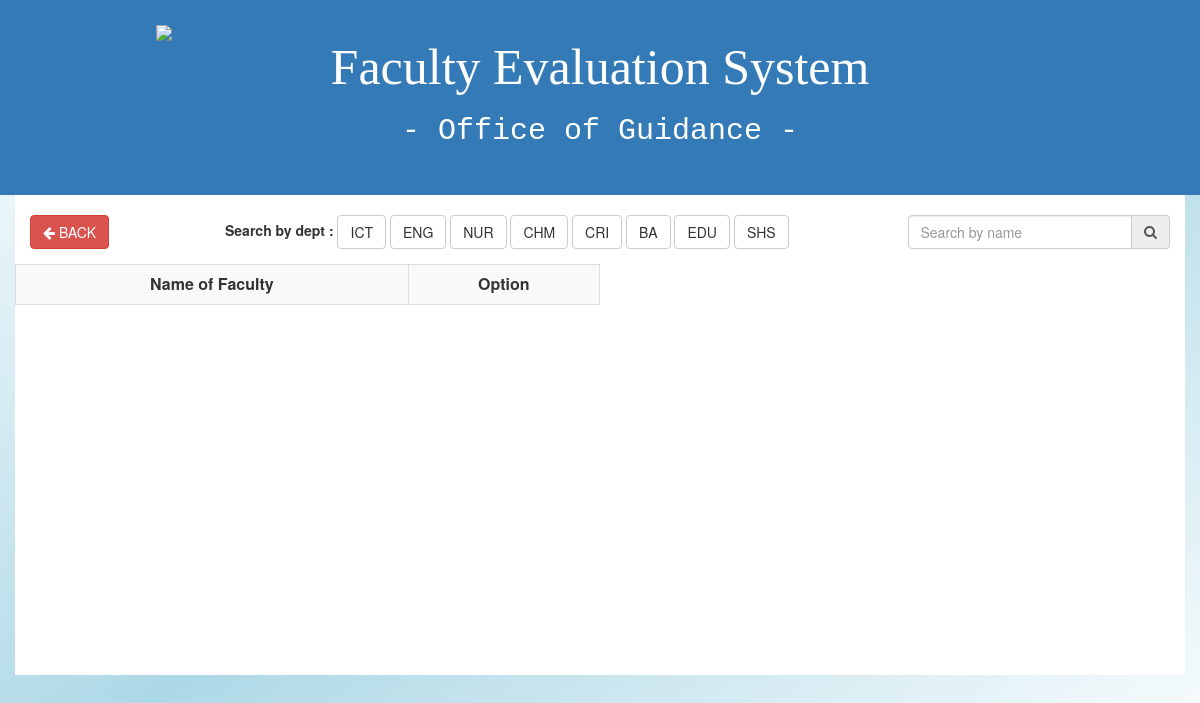
The app's page /comments.php, older data.
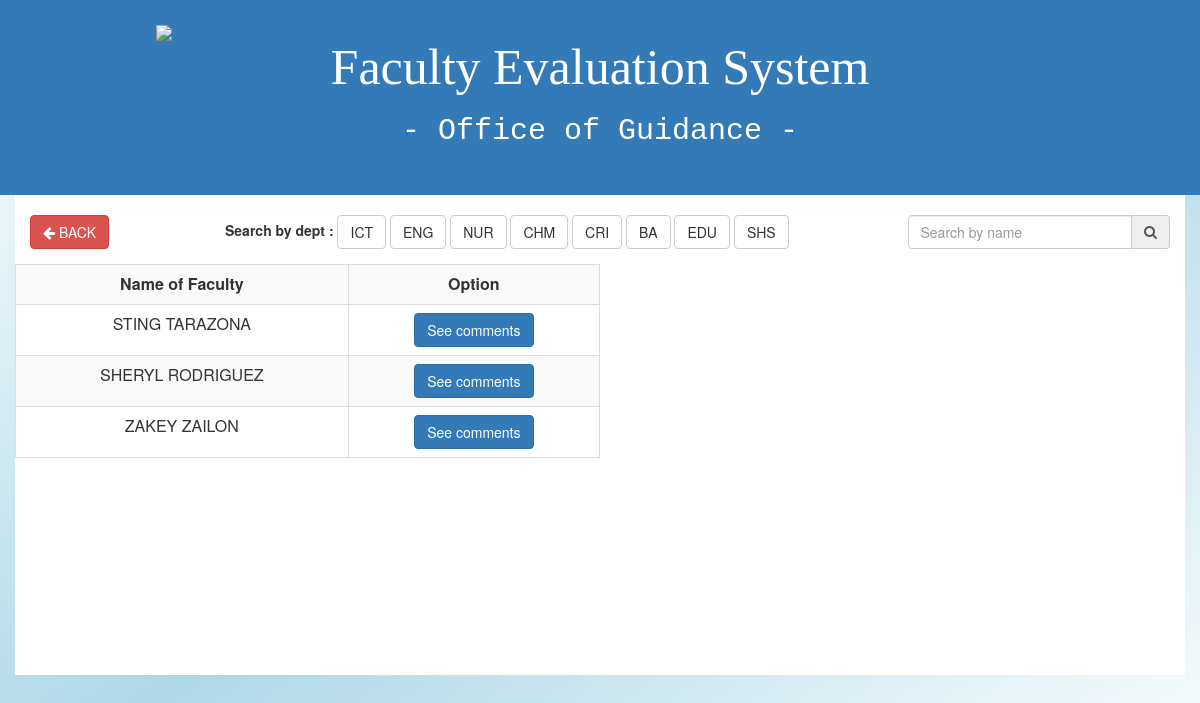
The same page, newer data.
### tables this page shows
CREATE TABLE `overall` (
  `id` int(11) NOT NULL,
  `teacher_id` int(100) NOT NULL,
  `score` int(11) NOT NULL,
  `students` int(11) NOT NULL,
  `grade` varchar(3) NOT NULL,
  `description` varchar(50) NOT NULL
);

CREATE TABLE `teachers` (
  `id` int(11) NOT NULL,
  `emp_id` varchar(11) NOT NULL,
  `pass` varchar(50) NOT NULL,
  `name` varchar(100) NOT NULL,
  `department` varchar(100) NOT NULL
);

### functions/function.php (called while the page is built, shortened)
<?php
 function connect(){
 	$db = new PDO("mysql:host=localhost;dbname=scheduling_system","root","creativity31");
 	return $db;
 }
function getoverall(){
  $dbs = connect();
  $query = $dbs->prepare("SELECT * from overall INNER JOIN teachers ON overall.teacher_id = teachers.id");
  $query->execute();
  return $results = $query->fetchAll(PDO::FETCH_OBJ);
}
?>

### comments.php (the view, shortened to what this page needs)
<?php
include 'functions/function.php';
$results = getoverall();
 ?>
<html>
<head>
<link href="style/bootstrap.min.css" rel="stylesheet">
<link rel="stylesheet" href="style/css/font-awesome.min.css" type="text/css">
<link href="style/master.css" rel="stylesheet">
</head>
<body style="background:linear-gradient(to bottom right,white,lightblue,white); height:100%">
  <header>
    <div class="container-fluid bg-primary">
      <div class="row">
        <div class="container" style="padding: 20px 0px;">
          <div class="col-md-3">
            <div class="box">
                <img class="img-responsive" src="./images/logo.png"
                style="margin-left:70px; margin-top:5px">
            </div>
          </div>
          <div class="col-md-6 text-center">
              <h1 class="font"> Faculty Evaluation System </h1>
              <h1 class="font2"> - Office of Guidance - </h1>
          </div>
          <div class="col-md-3"></div>
        </div>
      </div>
    </div>
  </header>
<div class="container bg-white" style="height: 480px;">
  <div class="row">
    <div class="col-md-2">
      <a href="adminrecord.php"><button class="btn btn-danger" type="button" name="button">
        <i class="fa fa-arrow-left"></i> BACK</button>
    </a>
    </div>
    <div class="col-md-7">
      <div class="form-inline pull-left">
        <label for="">Search by dept : </label>
        <a href="comments.php?dept=ict" class="btn btn-default">ICT</a>
        <a href="comments.php?dept=eng" class="btn btn-default">ENG</a>
        <a href="comments.php?dept=nur" class="btn btn-default">NUR</a>
        <a href="comments.php?dept=chm" class="btn btn-default">CHM</a>
        <a href="comments.php?dept=cri" class="btn btn-default">CRI</a>
        <a href="comments.php?dept=ba" class="btn btn-default">BA</a>
        <a href="comments.php?dept=edu" class="btn btn-default">EDU</a>
        <a href="comments.php?dept=shs" class="btn btn-default">SHS</a>
      </div>
    </div>
    <div class="col-md-3">
      <div class="form-group">
        <form class="input-group" action="#" method="post">
          <input class="form-control" type="text" name="searchname" placeholder="Search by name">
          <span class="input-group-addon"> <i class="fa fa-search"></i>
          </span>
        </form>
      </div>
    </div>
  </div>
  <div class="row">
    <div class="col-md-6">
      <div class="row" style="height: 400px; overflow: auto;"id="divToPrint">
        <table class="table table-responsive table-striped table-bordered text" align="center">
          <tr>
            <th>Name of Faculty</th>
            <th>Option</th>
          </tr>
          <?php foreach($results as $g): ?>
            <tr>
              <td><?php echo $g->name ?></td>
              <td><button data-id="<?php echo $g->teacher_id;?>" type="button" class="btn btn-primary details"
               data-toggle="modal">See comments</button>
             </td>
            </tr>
          <?php endforeach; ?>
        </table>
      </div>
    </div>
    <div class="col-md-6">
      <div class="row" id="comments" style="height: 400px; overflow: auto;" >
      </div>
    </div>
  </div>
</div>
</body>
</html>

Row changes from the older to the newer data that the page shows:
added overall: teacher.name "STING TARAZONA"
added overall: teacher.name "SHERYL RODRIGUEZ"
added overall: teacher.name "ZAKEY ZAILON"
